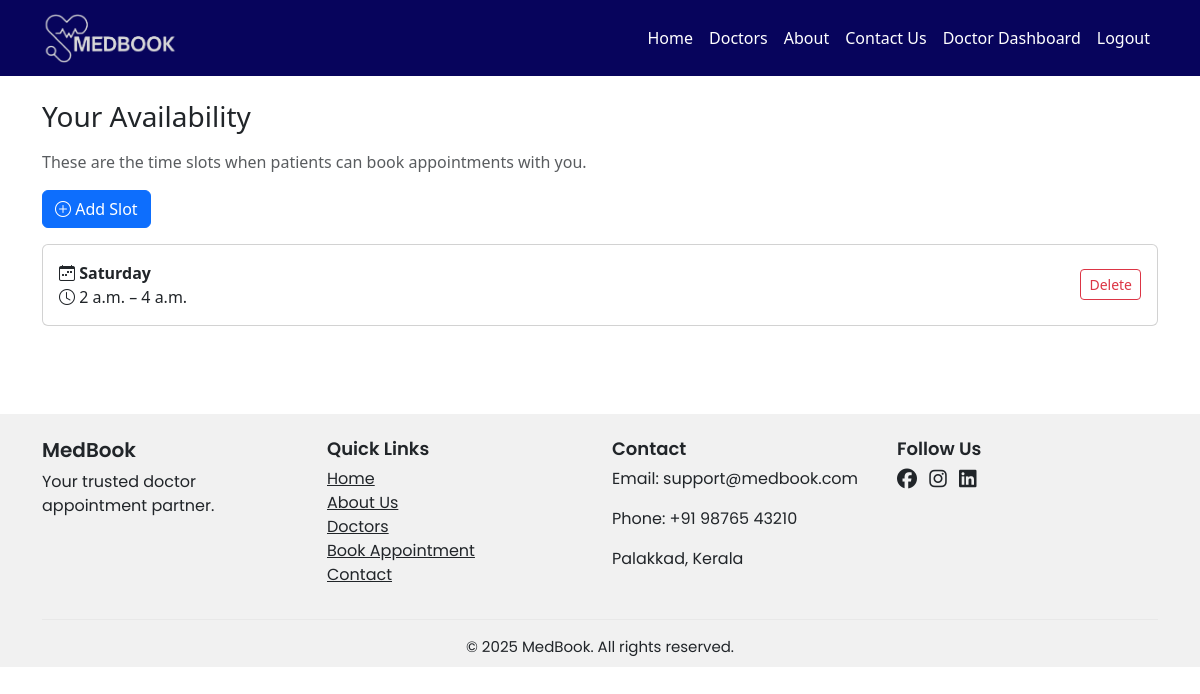
The page /doctor/availability/ (signed in) on the database its author committed.
### accounts/models.py (models this page shows)
class DoctorAvailability(models.Model):
    doctor = models.ForeignKey(DoctorProfile, on_delete=models.CASCADE, related_name="availabilities")
    day_of_week = models.IntegerField(choices=[
        (0, "Monday"), (1, "Tuesday"), (2, "Wednesday"),
        (3, "Thursday"), (4, "Friday"), (5, "Saturday"), (6, "Sunday"),
    ])
    start_time = models.TimeField()
    end_time = models.TimeField()

### accounts/views.py (the view)
# urls.py: path("doctor/availability/", views.availability_list, name="availability_list"),
@login_required
def availability_list(request):
    doctor = get_object_or_404(DoctorProfile, user=request.user)
    availabilities = doctor.availabilities.all()
    return render(request, "availability_list.html", {"availabilities": availabilities})

### accounts/templates/availability_list.html (shortened to what this page needs)
{% extends 'base.html' %}
{% block content %}
<div class="container py-4">
  <h3 class="mb-3">Your Availability</h3>
  <p class="text-muted">These are the time slots when patients can book appointments with you.</p>
  <a href="{% url 'accounts:availability_create' %}" class="btn btn-primary mb-3">
    <i class="bi bi-plus-circle"></i> Add Slot
  </a>
  {% if availabilities %}
    {% for a in availabilities %}
      <div class="card mb-3">
        <div class="card-body d-flex justify-content-between align-items-center">
          <div>
            <i class="bi bi-calendar-week"></i> <strong>{{ a.get_day_of_week_display }}</strong><br>
            <i class="bi bi-clock"></i> {{ a.start_time }} – {{ a.end_time }}
          </div>
          <form method="post" action="{% url 'accounts:availability_delete' a.pk %}">
            <button class="btn btn-sm btn-outline-danger">Delete</button>
          </form>
        </div>
      </div>
    {% endfor %}
  {% else %}
    <div class="alert alert-info text-center">
      You haven’t added any availability yet. Click “Add Slot” to get started.
    </div>
  {% endif %}
</div>
{% endblock %}

### rows shown on the page
DoctorAvailability: day_of_week "Saturday", start_time "2 a.m.", end_time "4 a.m."
